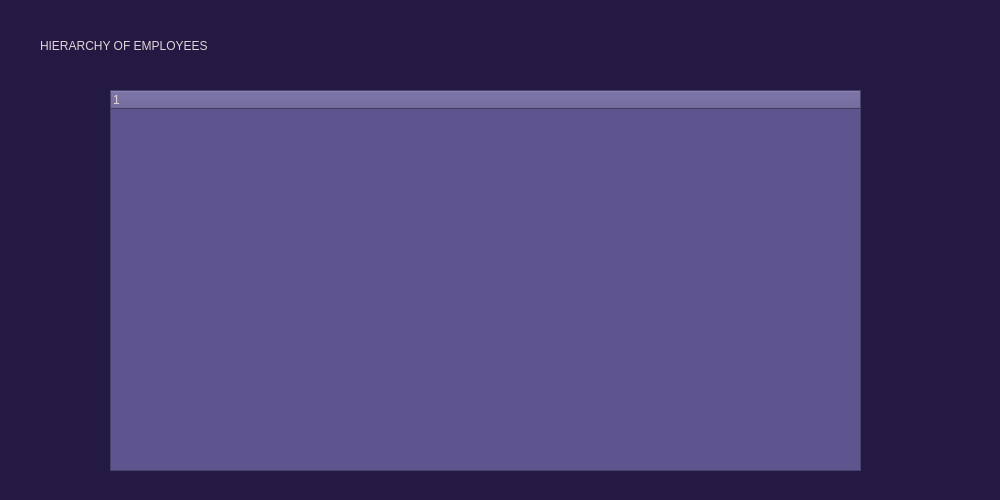
<?xml version="1.0" encoding="UTF-8"?>
<ui version="4.0">
 <class>Dialog</class>
 <widget class="QDialog" name="Dialog">
  <property name="geometry">
   <rect>
    <x>0</x>
    <y>0</y>
    <width>1000</width>
    <height>500</height>
   </rect>
  </property>
  <property name="windowTitle">
   <string>Dialog</string>
  </property>
  <property name="styleSheet">
   <string notr="true">background-color: rgb(35, 25, 66);
color: rgb(226, 213, 214);</string>
  </property>
  <widget class="QTreeWidget" name="mytree">
   <property name="geometry">
    <rect>
     <x>110</x>
     <y>90</y>
     <width>751</width>
     <height>381</height>
    </rect>
   </property>
   <property name="font">
    <font>
     <family>Montserrat Medium</family>
     <pointsize>15</pointsize>
    </font>
   </property>
   <property name="styleSheet">
    <string notr="true">color: rgb(226, 213, 214);
background-color: rgb(94, 84, 142);</string>
   </property>
   <property name="columnCount">
    <number>1</number>
   </property>
   <column>
    <property name="text">
     <string notr="true">1</string>
    </property>
   </column>
  </widget>
  <widget class="QLabel" name="label_2">
   <property name="geometry">
    <rect>
     <x>40</x>
     <y>20</y>
     <width>541</width>
     <height>51</height>
    </rect>
   </property>
   <property name="styleSheet">
    <string notr="true">font: 63 28pt &quot;Montserrat SemiBold&quot;;</string>
   </property>
   <property name="text">
    <string>HIERARCHY OF EMPLOYEES</string>
   </property>
  </widget>
 </widget>
 <resources/>
 <connections/>
</ui>
